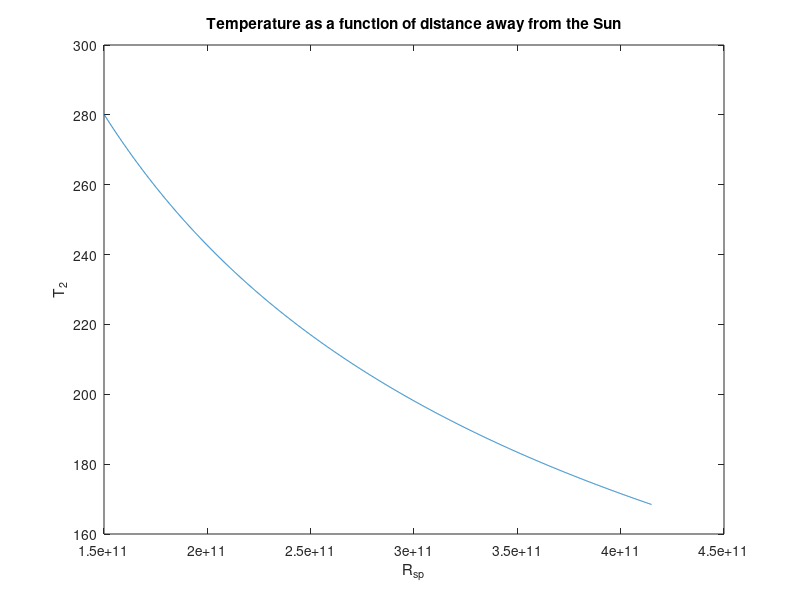
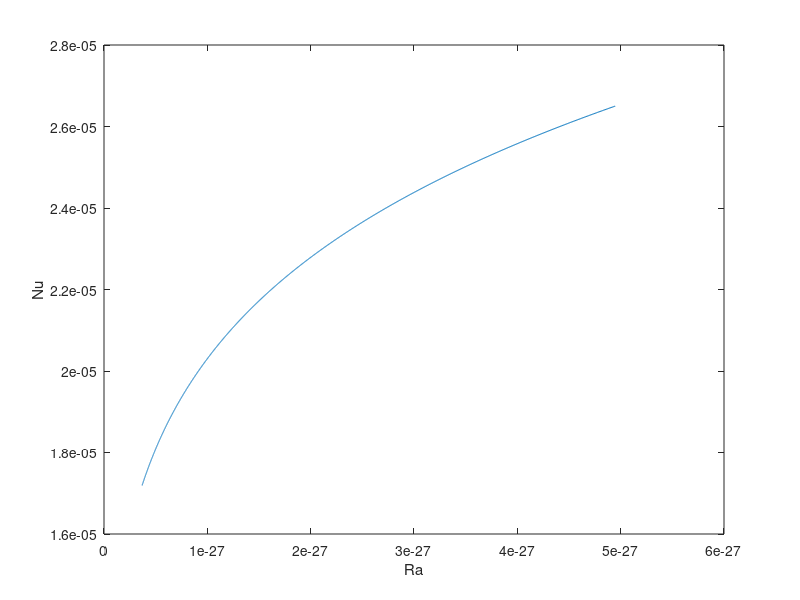
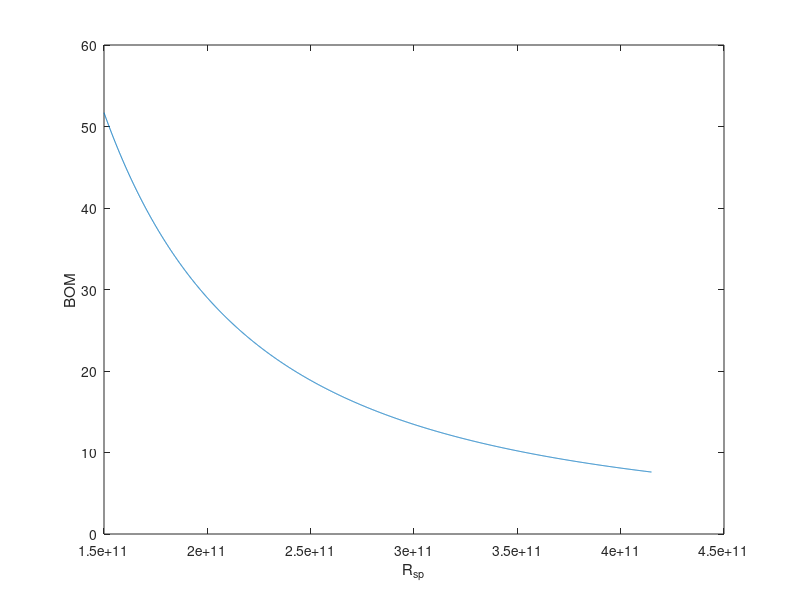

MATLAB code for these plots, in order:
clear 
close all
clc
%% Constants 
a_1 = 1; % Distance from Earth to Sun 
a_2 = 2.766; % Distance from Ceres to Sun 
u_O = 1.33E+11; % Gravitation Parameter Sun (km^3/s^2)
a_u = 1.5E+8; % AU to Km
mu_A = 398600; % Gravitational Parameter of Earth (km^3/s^2)
mu_B = 62.630; % Gravitational Parameter of Ceres (km^3/s^2)
r_OE = 6378; % Radius of Earth Km
r_OC = 469.730; % Radius of Ceres Km
EAI = 23.450; % Earth Axis of Inclination (Degrees)
COP = 10.110; % Ceres Orbit Plane (Degrees)
EPOI = 28.573; % Earth Parking Orbit Inclination (Degrees)
KSC = 27.573; % Kennedy Space Center (Degrees)
CAI = 4.00; % Ceres Axis Inclination (Degrees) 
g = 9.807; % gravity m/s^2
DPC = (EAI +COP) - EPOI;
constants = ["Orbital Height"; "Radius + Orbital Height";"Circular Orbit Velocity";"Ecentricity of Ellipse";"Semi Minor Axis";"Flight Path Angle at Second Burn";"Departure/Capture Velo";"Velo Necessary to Match Circular Velo";"Velocity Associated with Plane Change";"DelV then Plan Change";"DelV and Plane Change at the Same Time";"Mass Fraction"];
%% Input Parameter
h_ED = 200:1:500; %Input Height (Earth Departure). Iterating to see multiple values
h_CC = 100:1:400; %Input Height (Ceres Capture). Iterating to see multiple values
% h_ED = 408;
% h_CC = 100;
h_EC = h_ED; %Input Height (Earth Capture). Iterating to see multiple values
h_CD = h_CC; %Input Height (Ceres Departure). Iterating to see multiple values
l_1 = length(h_ED); 
l_2 = length (h_CC);
%% Earth-Ceres Hohmann Transfer
V_A = sqrt(u_O/a_u); % Va in km/s
V_B = sqrt(u_O/(a_u * a_2)); % Vb in km/s
delV_A = V_A * (((2*a_2/(a_1+a_2))^(1/2))-1); % First Burn in km/s 
delV_B = V_B * (1-((2*a_1/(a_1+a_2))^(1/2))); % First Burn in km/s 
delV_tot = delV_A + delV_B; % total burn velocity in km/s 
e_T = (((delV_A/V_A)+1)^2)-1; % Ecentricity of Transfer
a_T = (a_2+a_1)/2; % Semi Major Axis
t_T = 0.5*sqrt(a_T^3); % transfer time (years)
T_1 = 1; % Orbit Period of the Earth (years)
T_2 = sqrt((a_2/a_1)^3); % Orbit Period of Ceres
S = 1/((1/T_1)-(1/T_2)); % Synodic Period
alpha_pi = (((a_1+a_2)/(2*a_1))^(3/2))-1; % time used for wait time in years
y_w = 1:1:5; %iterating years to wait
for i = 1:5
    t_w = (y_w(i) - alpha_pi)*S; % wait time on ceres (years)
    if t_w <0
        i = i+1;
    else
        break
    end   
end 
t_t = (2*t_T) + t_w; %Total Mission time (years)
%% Earth Departure- Parameters and Solve
a_OED = []; % Radius + Height (km)
V_cirED = []; % Circular Orbit Velo (km/s)
a_ED = mu_A/(delV_A^2); % Semi Major Axis of Ellipse 
e_ED = []; % Ecentricity of Ellipse
b_ED = []; % Semi Minor Axis
psi_ED = []; %flight path angle at 2nd burn (degrees)
V_HED = []; % Departure Velo (km/s)
delV_DED = []; % Velocity necessary to match Circular Velo (km/s)
delV_pcED = []; % Velo Necessary for Plane Change (km/s)
delV_pED = []; % Del V then plane change (km/s)
delV_ppED =[]; % del V and plane change at the same time (km/s)
ISP = 950; % Input ISP Value (s)
mo_ma_ED = []; % mass fraction
for i = 1:l_1
    a_OED(i) = h_ED(i) + r_OE;
    V_cirED(i) = sqrt(mu_A/a_OED(i));
    e_ED(i) = (a_OED(i)/a_ED)+1; 
    b_ED(i) = a_ED*sqrt(((e_ED(i))^2)-1);
    psi_ED(i) = atand(sqrt(((e_ED(i))^2)-1));
    V_HED(i) = (((e_ED(i)+1)/(e_ED(i)-1))^0.5)*delV_A;
    delV_DED(i) = V_HED(i) - V_cirED(i);
    delV_pcED(i) = 2*V_cirED(i)*sind(DPC/2);
    delV_pED(i) = delV_pcED(i) + delV_DED(i);
    delV_ppED(i) = sqrt(((V_cirED(i))^2)+((V_HED(i))^2) - (2*V_cirED(i)*V_HED(i)*cosd(DPC)));
    mo_ma_ED(i) = exp((1000*delV_DED(i))/(g*ISP));     
end 
matrix_ED = [constants [h_ED;a_OED;V_cirED;e_ED;b_ED;psi_ED;V_HED;delV_DED;delV_pcED;delV_pED;delV_ppED;mo_ma_ED]];
for i = 1:l_1
    if min(mo_ma_ED)==mo_ma_ED(i)
            target_v1 = delV_ppED(i);
            target_h1 = h_ED(i);
            target_mo_ma1 = mo_ma_ED(i);
            break
    end 
end      
%% Ceres Capture- Parameters and Solve
a_OCC = []; % Radius + Height (km)
V_cirCC = []; % Circular Orbit Velo (km/s)
a_CC = mu_B/(delV_B^2); % Semi Major Axis of Ellipse 
e_CC = []; % Ecentricity of Ellipse
b_CC = []; % Semi Minor Axis
psi_CC = []; %flight path angle at 2nd burn (degrees)
V_HCC = []; % Departure Velo (km/s)
delV_CCC = []; % Velocity necessary to match Circular Velo (km/s)
delV_pcCC = []; % Velo Necessary for Plane Change (km/s)
delV_pCC = []; % Del V then plane change (km/s)
delV_ppCC =[]; % del V and plane change at the same time (km/s)
mo_ma_CC = []; % mass fraction
check1 = [];
for i = 1:l_2
    a_OCC(i) = h_CC(i) + r_OC;
    V_cirCC(i) = sqrt(mu_B/a_OCC(i));
    e_CC(i) = (a_OCC(i)/a_CC)+1; 
    b_CC(i) = a_CC*sqrt(((e_CC(i))^2)-1);
    psi_CC(i) = atand(sqrt(((e_CC(i))^2)-1));
    V_HCC(i) = (((e_CC(i)+1)/(e_CC(i)-1))^0.5)*delV_B;
    delV_DCC(i) = V_HCC(i) - V_cirCC(i);
    delV_pcCC(i) = 2*V_cirCC(i)*sind(CAI/2);
    delV_pCC(i) = delV_pcCC(i) + delV_DCC(i);
    delV_ppCC(i) = sqrt(((V_cirCC(i))^2)+((V_HCC(i))^2) - (2*V_cirCC(i)*V_HCC(i)*cosd(CAI)));
    mo_ma_CC(i) = exp((1000*delV_DCC(i))/(g*ISP));  
end 
matrix_CC = [constants [h_CC;a_OCC;V_cirCC;e_CC;b_CC;psi_CC;V_HCC;delV_DCC;delV_pcCC;delV_pCC;delV_ppCC;mo_ma_CC]];
for i = 1:l_2
    if min(mo_ma_CC)==mo_ma_CC(i)
            target_v2 = delV_ppCC(i);
            target_h2 = h_CC(i);
            target_mo_ma2 = mo_ma_CC(i);
            break
    end 
end 
%% Ceres-Earth Hohmann Transfer
V_A2 = sqrt(u_O/(a_u*a_2)); % Va in km/s
V_B2 = sqrt(u_O/(a_u)); % Vb in km/s
delV_A2 = V_A2 * (((2*a_2/(a_1+a_2))^(1/2))-1); % First Burn in km/s 
delV_B2 = V_B2 * (1-((2*a_1/(a_1+a_2))^(1/2))); % First Burn in km/s 
delV_tot2 = delV_A2 + delV_B2; % total burn velocity in km/s 
e_T2 = (((delV_A2/V_A2)+1)^2)-1; % Ecentricity of Transfer
a_T2 = (a_2+a_1)/2; % Semi Major Axis
t_T2 = 0.5*sqrt(a_T2^3); % transfer time (years)
T_12 = 1; % Orbit Period of the Earth (years)
T_22 = sqrt((a_2/a_1)^3); % Orbit Period of Ceres
S2 = 1/((1/T_12)-(1/T_22)); % Synodic Period
alpha_pi2 = (((a_1+a_2)/(2*a_1))^(3/2))-1; % time used for wait time in years
y_w2 = 1:1:5; %iterating years to wait
for i = 1:5
    t_w2 = (y_w(i) - alpha_pi)*S; % wait time on ceres (years)
    if t_w2 <0
        i = i+1;
    else
        break
    end 
end 
t_t2 = (2*t_T2) + t_w2; %Total Mission time (years)
%% Ceres Departure 
a_OCD = []; % Radius + Height (km)
V_cirCD = []; % Circular Orbit Velo (km/s)
a_CD = mu_B/(delV_A2^2); % Semi Major Axis of Ellipse 
e_CD = []; % Ecentricity of Ellipse
b_CD = []; % Semi Minor Axis
psi_CD = []; %flight path angle at 2nd burn (degrees)
V_HCD = []; % Departure Velo (km/s)
delV_CCD = []; % Velocity necessary to match Circular Velo (km/s)
delV_pcCD = []; % Velo Necessary for Plane Change (km/s)
delV_pCD = []; % Del V then plane change (km/s)
delV_ppCD =[]; % del V and plane change at the same time (km/s)
mo_ma_CD = []; % mass fraction
for i = 1:l_2
    a_OCD(i) = h_CD(i) + r_OC;
    V_cirCD(i) = sqrt(mu_B/a_OCD(i));
    e_CD(i) = (a_OCD(i)/a_CD)+1; 
    b_CD(i) = a_CD*sqrt(((e_CD(i))^2)-1);
    psi_CD(i) = atand(sqrt(((e_CD(i))^2)-1));
    V_HCD(i) = (((e_CD(i)+1)/(e_CD(i)-1))^0.5)*delV_A2;
    delV_DCD(i) = V_HCD(i) - V_cirCD(i);
    delV_pcCD(i) = 2*V_cirCD(i)*sind(CAI/2);
    delV_pCD(i) = delV_pcCD(i) + delV_DCD(i);
    delV_ppCD(i) = sqrt(((V_cirCD(i))^2)+((V_HCD(i))^2) - (2*V_cirCD(i)*V_HCD(i)*cosd(CAI)));
    mo_ma_CD(i) = exp((1000*delV_DCD(i))/(g*ISP));    
end 
matrix_CD = [constants [h_CD;a_OCD;V_cirCD;e_CD;b_CD;psi_CD;V_HCD;delV_DCD;delV_pcCD;delV_pCD;delV_ppCD;mo_ma_CD]];
for i = 1:l_1
    if min(mo_ma_CD)==mo_ma_CD(i)
            target_v3 = delV_ppCD(i);
            target_h3 = h_CD(i);
            target_mo_ma3 = mo_ma_CD(i);
            break
    end 
end 
%% Earth Capture- Parameters and Solve
a_OEC = []; % Radius + Height (km)
V_cirEC = []; % Circular Orbit Velo (km/s)
a_EC = mu_A/(delV_B2^2); % Semi Major Axis of Ellipse 
e_EC = []; % Ecentricity of Ellipse
b_EC = []; % Semi Minor Axis
psi_EC = []; %flight path angle at 2nd burn (degrees)
V_HEC = []; % Departure Velo (km/s)
delV_DEC = []; % Velocity necessary to match Circular Velo (km/s)
delV_pcEC = []; % Velo Necessary for Plane Change (km/s)
delV_pEC = []; % Del V then plane change (km/s)
delV_ppEC =[]; % del V and plane change at the same time (km/s)
mo_ma_EC = []; % mass fraction
for i = 1:l_1
    a_OEC(i) = h_EC(i) + r_OE;
    V_cirEC(i) = sqrt(mu_A/a_OEC(i));
    e_EC(i) = (a_OEC(i)/a_EC)+1; 
    b_EC(i) = a_EC*sqrt(((e_EC(i))^2)-1);
    psi_EC(i) = atand(sqrt(((e_EC(i))^2)-1));
    V_HEC(i) = (((e_EC(i)+1)/(e_EC(i)-1))^0.5)*delV_B2;
    delV_DEC(i) = V_HEC(i) - V_cirEC(i);
    delV_pcEC(i) = 2*V_cirEC(i)*sind(DPC/2);
    delV_pEC(i) = delV_pcEC(i) + delV_DEC(i);
    delV_ppEC(i) = sqrt(((V_cirEC(i))^2)+((V_HEC(i))^2) - (2*V_cirEC(i)*V_HEC(i)*cosd(DPC)));
    mo_ma_EC(i) = exp((1000*delV_DEC(i))/(g*ISP));
end 
matrix_EC = [constants [h_EC;a_OEC;V_cirEC;e_EC;b_EC;psi_EC;V_HEC;delV_DEC;delV_pcEC;delV_pEC;delV_ppEC;mo_ma_EC]];
for i = 1:l_1
    if min(mo_ma_EC)==mo_ma_EC(i)
            target_v4 = delV_ppEC(i);
            target_h4 = h_EC(i);
            target_mo_ma4 = mo_ma_EC(i);
            break
    end 
end 
%% total Del V 
target_delV = target_v1+target_v2+target_v3+target_v4;
total_mass_fraction_first = target_mo_ma1*target_mo_ma2;
total_mass_fraction_second = target_mo_ma3*target_mo_ma4;
%% Calculating Mass
M_d = 167.056; % Dry Mass [MT]
M_w_first = total_mass_fraction_first*M_d; %Wet Mass [MT]
M_w_second = total_mass_fraction_first*M_d;
M_w = M_w_first+M_w_second;
M_p_first = M_w_first - M_d; % Propellant Mass [MT]
M_p_second = M_w_second - M_d;
M_P_first_kg = M_p_first*1000;
M_P_second_kg = M_p_second*1000;
%% Calculating Temp as a function of Distance from the Sun 
T_s = 5800; %temperature of the sun in K
R_s = 0.7E9; %Radius of the sun
distance_C = a_2 * a_u; % in km
distance_C_m = distance_C*1000;
distance_E_m = a_u *1000;
R_s_p = distance_E_m:100000000:distance_C_m;
Temp_2 = [];
emissivity_MLI = [];
k_mli = [];
for k = 1:length(R_s_p)
    Temp_2(k) = T_s*sqrt(R_s/(2*R_s_p(k)));
    emissivity_MLI(k) = (6.8E-4)*(Temp_2(k)^(0.67)); % assumed to be the same for all number of layers
    k_mli(k) = (1E-5)*(Temp_2(k)) ; %MLI conductivity 10^-5 W/mK
end 

figure(1)
plot(R_s_p,Temp_2)
xlabel('R_{sp}')
ylabel('T_2')
title('Temperature as a function of distance away from the Sun')
%% Calculating Tank Size (Cylinder)
liquid_hydrogen = 71; % kg/m^3
viscosity_hydrogen = ((137E6)/10); % gram/cm sec 10^6 -> kg/m sec
C_p = 9.58*1000; %J/kg*k
kinematic_viscosity_hydrogen = viscosity_hydrogen/liquid_hydrogen;
% setting height of tank
r_tank = 5; %meters
number_of_tanks = 3;
volume_tank_first = (M_P_first_kg/liquid_hydrogen)/number_of_tanks; 
volume_tank_second = (M_P_second_kg/liquid_hydrogen)/number_of_tanks; 
h_tank_first = volume_tank_first/(pi()*r_tank^2);
h_tank_second = volume_tank_second/(pi()*r_tank^2);

surface_area = 3*(2*pi()*r_tank*h_tank_first)+(2*pi()*(r_tank^2));

%% Calculating Thickness of Tank (Based on Aluminum 7075)
yield_stress = 4.61E8; %Pa
density_A = 2.8E3; %kg/m^3
SF = 2.5; 
alpha = 23.2E-6; % 1/C
stress_SF = SF*yield_stress;
storing_pressure = 101325; 
thickness = ((storing_pressure)*(r_tank*2)*10)/(2*stress_SF); %10 for sanity
thickness_mm = thickness * 1000;

volume_tank = pi()*(h_tank_first+thickness)*(((r_tank+thickness)^2)-((r_tank)^2));

tank_weight = density_A*volume_tank;

%% Calculating Boiloff 
k_A = 190; % W/m
k_liquid_hydrogen = 102/1000; %W/mK
thermal_diffusivity = k_liquid_hydrogen/(liquid_hydrogen*C_p);
T_1_c = -252.778; % degrees Celsius
Temp_1 = T_1_c + 273.15; %T_1 in Kelvin 
number_of_layers = 20; % MLI half inch thick
thickness_of_MLI = 20*0.5*(1/39.37);
S_B_C = 5.670E-8; %stefan Boltzmann Constant W/m^2K^4
R = [];
q_dprime_conduction = [];
q_dprime_convection = [];
q_dprime_radiation = [];
q_tot = [];

mass_earth = 5.972E24;
mass_ceres = 9.1E20;

G = 6.67430E-11;
F_g = [];
Ra = [];
Nu = [];
h = [];
for k = 1:length(R_s_p)
    F_g(k) = (G* (M_w_first*1000))/(R_s_p(k)^2);
    Ra(k) = (alpha*(Temp_2(k)-Temp_1)*(h_tank_first)*F_g(k))/(kinematic_viscosity_hydrogen*thermal_diffusivity);
    if Ra(k)<= 1E7
        Nu(k) = 0.642*((Ra(k))^(1/6));
    elseif Ra(k)<1E7 && Ra(k)<=1E10
        Nu(k) = 0.167*((Ra(k))^(1/4));
    else 
        Nu(k) = 0.00053*((Ra(k))^(1/2));
    end
    h(k) = (k_liquid_hydrogen/h_tank_first)*Nu(k);
    R(k) = (thickness/k_A)+(thickness_of_MLI/k_mli(k));
    q_dprime_conduction(k) = -(Temp_1-Temp_2(k))/R(k);
    q_dprime_convection(k) = -h(k)*(Temp_1-Temp_2(k)); % not including space convection, dont know if that adds anything else
    q_dprime_radiation(k) = -emissivity_MLI(k)*S_B_C*((Temp_1)^4 - (Temp_2(k))^4);
    q_tot(k) = surface_area*(q_dprime_conduction(k)+q_dprime_convection(k)+q_dprime_radiation(k));
end 

figure(2)
plot(Ra,Nu)
xlabel('Ra')
ylabel('Nu')


latent_heat_evap_hydrogen = 461; %KJ/kg
BOM = [];
for k = 1:length(R_s_p)
    BOM(k) = q_tot(k)/latent_heat_evap_hydrogen; % kg
end 

figure(3)
plot(R_s_p,BOM)
xlabel('R_{sp}')
ylabel('BOM')

Boil_off_mass = sum(BOM) %kg
BOM_mt = Boil_off_mass/1000 %MT

%% Accounting for the Boil Off Mass of Liquid Hydrogen
M_P_TOT = M_p_first + BOM_mt
M_W_TOT = M_P_TOT+M_d

volume_tank_BOM = ((M_P_TOT*1000)/liquid_hydrogen)/number_of_tanks; 
h_tank_first_BOM = volume_tank_BOM/(pi()*r_tank^2)


